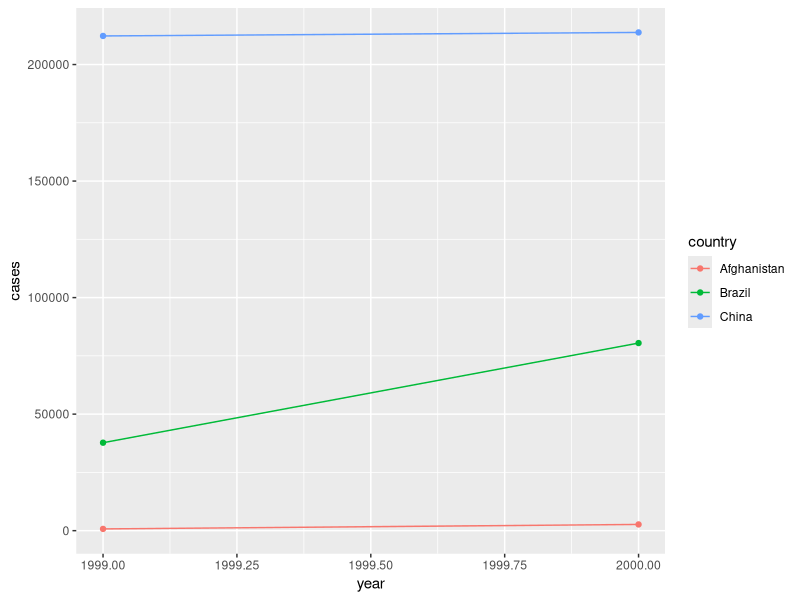

The R source for this figure:
## ---- chunk 1
knitr::opts_chunk$set(echo = TRUE)
## ---- chunk 2
library(tidyverse)
## ---- chunk 3
table1
## ---- chunk 4
table2
## ---- chunk 5
table3
## ---- chunk 6
table4a
table4b
## ---- chunk 7
table1 %>%
  mutate(rate = cases/population*10000 )
## ---- chunk 8
table1 %>%
  group_by(year) %>%
  summarize(nCases = sum(cases))
## ---- chunk 9
table1 %>%
  ggplot(mapping = aes(x = year, y = cases, color = country)) +
  geom_point() +
  geom_line()
## ---- chunk 10
table4a
## ---- chunk 11
table4a %>%
  gather(`1999`, `2000`, key = "year", value = "cases")
## ---- chunk 12
table2
## ---- chunk 13
table2 %>%
  spread(key = "type", value = "count")
## ---- chunk 14
preg <- tribble(
  ~pregnant, ~male, ~female,
  "yes",     NA,    10,
  "no",      20,    12
)

preg
## ---- chunk 15
characteristics <- tibble(
  name   = c("Ann","Ann","Barbara","Barbara"),
  measure  = c("age", "height",  "age", "height"),
  value = c(45, 67, 32, 60)
)

characteristics
## ---- chunk 16
table3
## ---- chunk 17
table3 %>% 
  separate(rate, into = c("cases", "population"), sep="/")
## ---- chunk 18
table3 %>% 
  separate(rate, into = c("cases", "population"), sep="/")

table3 %>% 
  separate(rate, into = c("cases", "population"), sep="/", remove=FALSE)
## ---- chunk 19
table3 %>% 
  separate(year, into = c("century", "year"), sep=2)

table3 %>% 
  separate(country, into = c("abbrev", "extra"), sep=3)
## ---- chunk 20
table_century <- table3 %>% 
  separate(year, into = c("century", "year"), sep=2)

table_century
## ---- chunk 21
table_century %>% 
  unite(new, century, year, sep = "")
## ---- chunk 22
who1 <- who %>% 
  gather(new_sp_m014:newrel_f65, key = "key", value = "cases", na.rm = TRUE)
who1
## ---- chunk 23

who1 %>%
  group_by(key) %>%
  summarize(n=n()) %>%
  as.data.frame()

who2 <- who1 %>% 
  mutate(key = stringr::str_replace(key, "newrel", "new_rel"))
who2
## ---- chunk 24
who3 <- who2 %>% 
  separate(key, into = c("new", "type", "sex_age"), sep = "_")
who3
## ---- chunk 25
who4 <- who3 %>% 
  separate(sex_age, into = c("sex", "age"), sep = 1)
who4
## ---- chunk 26


